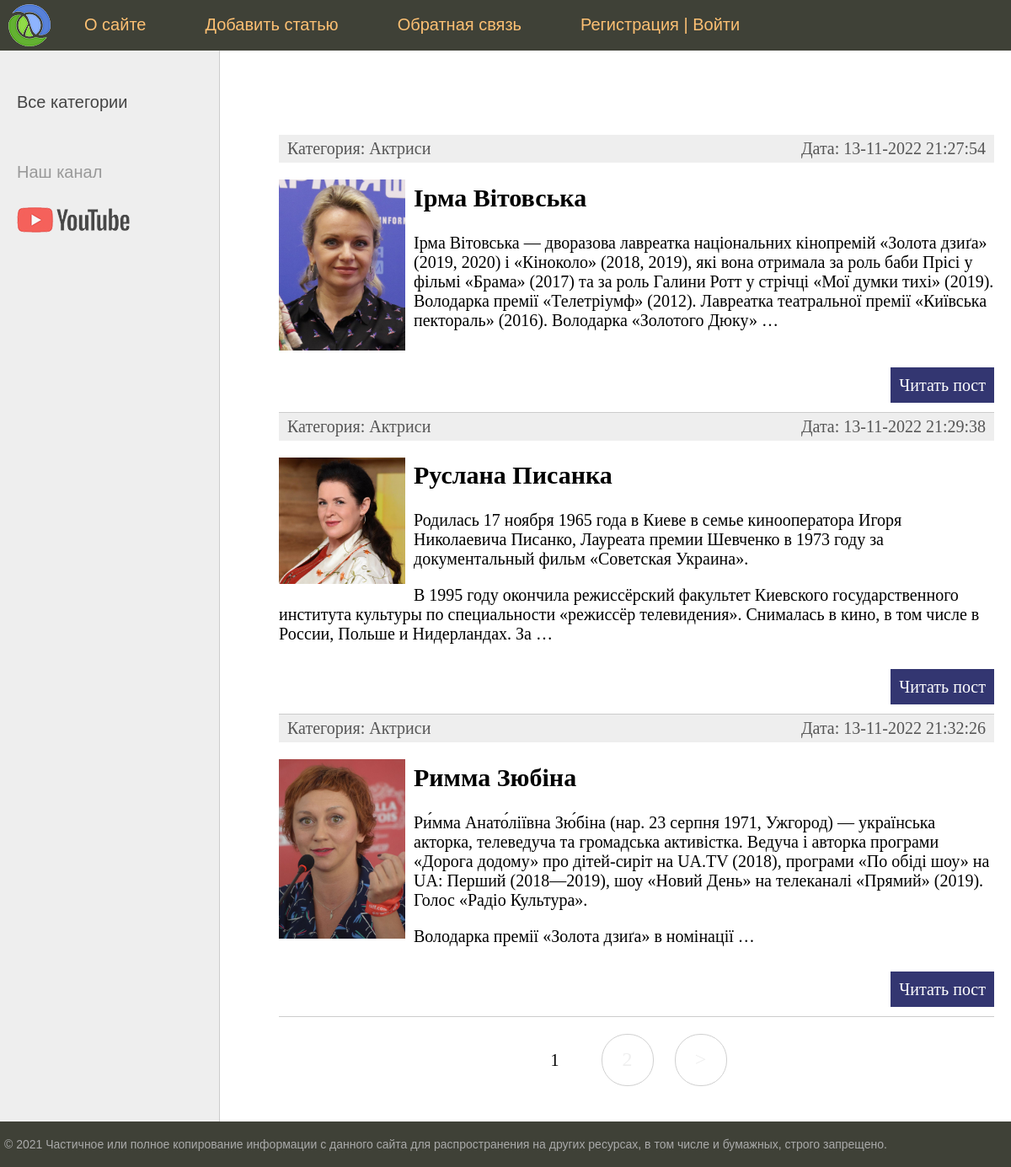
/category/aktrisu/, run on the app's committed database.
### women/models.py (models this page shows, shortened)
class Women(models.Model):
    title = models.CharField(max_length=255, verbose_name = 'Заголовок')
    slug = models.SlugField(max_length=255, unique=True, db_index=True, verbose_name="URL")
    content = models.TextField(blank=True, verbose_name = 'Текст статті')
    photo = models.ImageField(upload_to="photos/%Y/%m/%d/", verbose_name = 'Фото')
    time_create = models.DateTimeField(auto_now_add=True, verbose_name = 'Час створення')
    time_update = models.DateTimeField(auto_now_add=True, verbose_name = 'Час оновлення')
    is_published = models.BooleanField(default=True, verbose_name = 'Публікація')
    '''Добовляем новый ключ который хависит от таблицы Category
    #первый парамент указывает таблицу куда обращатся
    #on_delete=models.PROTECT что делать в таблице если первичною таблицу удалили
    #запрещает удаление елементов с родительськой таблицы если его используют'''
    cat = models.ForeignKey('Category', on_delete=models.PROTECT,  verbose_name='Категорії')
    def get_absolute_url(self):
        return reverse('post', kwargs={'post_slug': self.slug})
    class Meta:
        verbose_name = 'Відомі жінки'
        verbose_name_plural = 'Відомі жінки'
        ordering = ['time_create', 'title']

class Category(models.Model):
    name = models.CharField(max_length=100, db_index=True, verbose_name = 'Категорія')
    slug = models.SlugField(max_length=255, unique=True, db_index=True, verbose_name="URL")
    def __str__(self):
        return self.name
    class Meta:
        verbose_name = 'Категорію'
        verbose_name_plural = 'Категорія'
        ordering = ['id']

### women/views.py (the view)
# urls.py: path("category/<slug:cat_slug>/", WomenCategory.as_view(), name='category'),
class WomenCategory(DataMixin, ListView):
    model = Women
    template_name = 'women/index.html'
    context_object_name = 'posts'
    allow_empty = False
    def get_queryset(self):
        return Women.objects.filter(cat__slug=self.kwargs['cat_slug'], is_published=True).select_related('cat')
    def get_context_data(self, *, object_list=None, **kwargs):
        context = super().get_context_data(**kwargs)
        c = Category.objects.get(slug=self.kwargs['cat_slug'])
        c_def = self.get_user_context(title='Категория - ' + str(c.name),
                                      cat_selected=c.pk)
        return context

### women/templatetags/women_tags.py (called while the page is built)
@register.simple_tag(name = 'getmenu')
def get_menu():
    return menu

@register.inclusion_tag('women/list_menu.html')
def show_menu():
    return {"menu": menu}

### women/utils.py (called while the page is built)
    def get_user_context(self, **kwargs):
        context = kwargs
        cats = cache.get('cats')
        if not cats:
            cats = Category.objects.annotate(Count('women'))
            cache.set('cats', cats, 60)
        user_menu = menu.copy()
        if not self.request.user.is_authenticated:
            user_menu.pop(1)
        context['menu'] = user_menu
        context['cats'] = cats
        if 'cat_selected' not in context:
            context['cat_selected'] = 0
        return context

### women/templates/women/index.html (shortened to what this page needs)
{% extends 'women/base.html' %}
{% block content %}
<ul class="list-articles">
	{% for p in posts %}
			<li><div class="article-panel">
				<p class="first">Категория: {{p.cat}}</p>
				<p class="last">Дата: {{p.time_update|date:"d-m-Y H:i:s"}}</p>
</div>
{% if p.photo  %}
	<p><img class="img-article-left thumb" src="{{p.photo.url}}"></p>
{% endif %}
				<h2>{{p.title}}</h2>
	{% autoescape on %}
		{{p.content|linebreaks|truncatewords:50}}
	{% endautoescape %}
			<p class="link-read-post"><a href="{{ p.get_absolute_url }}">Читать пост</a></p>
			</li>
	{% endfor %}
</ul>
{% endblock %}

### women/templates/women/base.html (shortened to what this page needs)
{% load static %}
{% load women_tags %}
<!DOCTYPE html >
<html>
<head>
	<link type="text/css" href="{% static 'women/css/styles.css' %}" rel="stylesheet" />
</head>
<body>
	<table class="table-page" border=0 cellpadding="0" cellspacing="0">
		<tr>
			<td valign=top>
				{% block mainmenu %}
					<div class="header">
						<ul id="mainmenu" class="mainmenu">
							<li class="logo">
								<a href="{% url 'home' %}">
								<div class="logo"></div>
								</a>
							</li>
							{% getmenu as tegmenu %}
							{% show_menu %}
							{% if request.user.is_authenticated %}
								<li class="last"> {{ user.username }} | <a href="{% url 'logout' %}">Выйти</a></li>
							{% else %}
								<li><a href="{% url 'register' %}">Регистрация</a> | <a href="{% url 'login' %}">Войти</a></li>
							{% endif %}
						</ul>
					</div>
				{% endblock mainmenu %}
				<table class="table-content" border=0 cellpadding="0" cellspacing="0">
					<tr>
						<td valign="top" class="left-chapters">
							<ul id="leftchapters">
								{% if cat_selected == 0 %}
									<li class="selected">Все категории</li>
								{% else %}
									<li><a href="{% url 'home' %}">Все категории</a></li>
								{% endif %}
								<li class="share">
									<p>Наш канал</p>
									<a class="share-yt" href="https://www.youtube.com/channel/UClJzWfGWuGJL2t-3dYKcHTA/playlists" target="_blank" rel="nofollow"></a>
								</li>
							</ul>
						</td>
						<td valign="top" class="content">
							<div class="content-text">
								{% block content %}
								{% endblock %}
								{% if page_obj.has_other_pages %}
								<nav class="list-pages">
									<ul>
										{%  for p in paginator.page_range %}
											{% if page_obj.number == p %}
												<li class="page-num page-num-selected">{{ p }}</li>
											{% elif p >=  page_obj.number|add:-2 and p <= page_obj.number|add:2 %}
												<li class="page-num">
													<a href="?page={{ p }}">{{ p }}</a>
												</li>
											{% endif %}
										{% endfor %}
										{% if page_obj.has_next %}
											<li class="page-num" >
												<a href="?page={{ page_obj.next_page_number }}">&gt;</a>
											</li>
										{% endif %}
									</ul>
								</nav>
								{% endif %}
							</div>
						</td>
					</tr>
				</table>
			</td>
		</tr>
		<tr>
			<td valign=top>
				<div id="footer">
					<p>&copy; 2021 Частичное или полное копирование информации с данного сайта для распространения на других ресурсах, в том числе и бумажных, строго запрещено.</p>
				</div>
			</td>
		</tr>
</table>
</body>
</html>

### women/templates/women/list_menu.html
{% for m in menu %}
    <li><a href="{% url m.url_name %}" >{{m.title}}</a></li>
{% endfor %}

### women/static/women/css/styles.css (style rules this page uses)
html, body { font-family: 'Arial'; margin: 0; padding: 0; height: 100%; width: 100%; color: #444; }
a { color: #0059b2; text-decoration: none; }
img { max-width: 600px; height: auto; }
img.img-article-left { max-width: 300px; height: auto; float: left; padding: 0 10px 10px 0; }
img.img-article-left.thumb { max-width: 150px; height: auto; }
p.link-read-post { text-align: right; }
p.link-read-post a { padding: 10px; min-width: 100px; background: #333671; color: #fff; text-decoration: none; }
div.article-panel { background: #eee; padding: 5px 10px 5px 10px; box-sizing: border-box; overflow: hidden; color: #555; }
div.article-panel p.first { margin: 0; float: left; }
div.article-panel p.last { margin: 0; float: right; }
ul.list-articles { list-style: none; margin: 0; padding: 0; }
ul.list-articles li { border-bottom: 1px solid #ccc; }
.table-page { width: 100%; height: 100%; vertical-align: top; }
.table-page tr { height: 100%; }
.header { background: #3F4137; height: 60px; }
.logo { background: url('../images/logo.png') no-repeat 10px 5px; width: 70px; height: 60px; }
ul.mainmenu { list-style: none; margin: 0; padding: 0; height: 60px; color: #fdc073; font-size: 20px; overflow: hidden; }
ul.mainmenu li { float: left; margin: 18px 40px 0 30px; }
ul.mainmenu li.logo { margin: 0; }
ul.mainmenu li a { color: #fdc073; text-decoration: none; }
.table-content { width: 100%; min-height: 100%; height: 100%; }
.left-chapters { margin: 0; background: #eee; border-right: 1px solid #ccc; min-height: 100%; }
.left-chapters ul { width: 230px; min-height: 100%; margin: 0; padding: 20px 10px 10px 20px; list-style: none; font-size: 20px; }
.left-chapters ul li { margin: 30px 0 0 0; color: #999; }
.left-chapters ul li a { color: #444; text-decoration: none; }
.left-chapters ul li.share { margin: 60px 0 0 0; }
.left-chapters ul li.share p { margin: 30px 0 30px 0; }
.left-chapters ul li.share a { display: inline-block; width: 40px; height: 40px; margin: 0 20px 0 0; }
.left-chapters ul li.share a.share-yt { width: 100%; height: 30px; background: url('../images/share_yt.png') no-repeat 0 0 }
.content { padding: 40px 20px 20px 40px; width: 100%; box-sizing: border-box; }
.content-text { margin: 60px 0 0 30px; color: #000; font-size: 20px; font-family: Yandex Sans Display Light; }
#footer { box-sizing: border-box; background: #3F4137; padding: 5px; color: #aaa; font-size: 14px; font-family: Verdana, Geneva, Arial, Helvetica; text-align: left; overflow: hidden; }
.list-pages { text-align: center; margin: 0 0 20px 0; }
.list-pages ul { margin: 20px 0 0 0; padding: 0; list-style: none; }
.list-pages ul li { display: inline-block; margin: 0 20px 0 0; }
.list-pages a { color: #1111; font-size: 24px; text-decoration: none; }
li.page-num { display: inline-block; width: 60px; height: 44px; padding: 16px 0 0 0; border: 1px solid #d0d0d0; border-radius: 30px; }
.list-pages .page-num-selected { border: none; color: #000; font-size: 20px; }

### data on the page
Women: cat "Актриси", time_update "13-11-2022 21:27:54", photo (picture), title "Ірма Вітовська", content "Ірма Вітовська — дворазова лавреатка національних кінопремій «Золота дзиґа» (2019, 2020) і «Кіноколо» (2018, 2019), які вона отримала за роль баби Прісі у фільмі «Брама» (2017) та за роль Галини Ротт у стрічці «Мої думки тихі» (2019). Володарка премії «Телетріумф» (2012). Лавреатка театральної премії «Київська пектораль» (2016). Володарка «Золотого Дюку» …"
Women: cat "Актриси", time_update "13-11-2022 21:29:38", photo (picture), title "Руслана Писанка", content "Родилась 17 ноября 1965 года в Киеве в семье кинооператора Игоря Николаевича Писанко, Лауреата премии Шевченко в 1973 году за документальный фильм «Советская Украина». В 1995 году окончила режиссёрский факультет Киевского государственного института культуры по специальности «режиссёр телевидения». Снималась в кино, в том числе в России, Польше и Нидерландах. За …"
Women: cat "Актриси", time_update "13-11-2022 21:32:26", photo (picture), title "Римма Зюбіна", content "Ри́мма Анато́ліївна Зю́біна (нар. 23 серпня 1971, Ужгород) — українська акторка, телеведуча та громадська активістка. Ведуча і авторка програми «Дорога додому» про дітей-сиріт на UA.TV (2018), програми «По обіді шоу» на UA: Перший (2018—2019), шоу «Новий День» на телеканалі «Прямий» (2019). Голос «Радіо Культура». Володарка премії «Золота дзиґа» в номінації …"

### other printed values
{{ m.title }} "О сайте" "Добавить статью" "Обратная связь"
{{ p }} "1"
